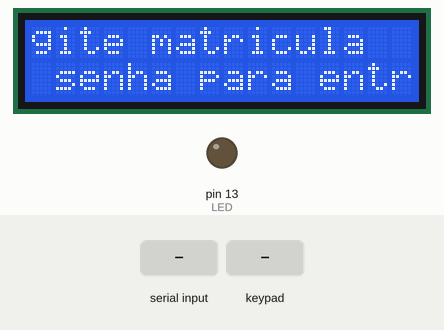
A sketch run on a simulated Arduino Mega 2560, built with avr-gcc and run on an emulated ATmega2560. Shown: 16×2 character LCD, output pins drawn as LEDs (lit = HIGH). Inputs (shaded band) come from the test bench. WiFi joins after 1.5 s; servers stay silent unless stated; uploads are accepted with an empty reply; what the sketch prints to the serial monitor is not drawn.

Above: at 2.7 s.
2.8 s: "}\n" received over the second serial link
At 4.0 s:
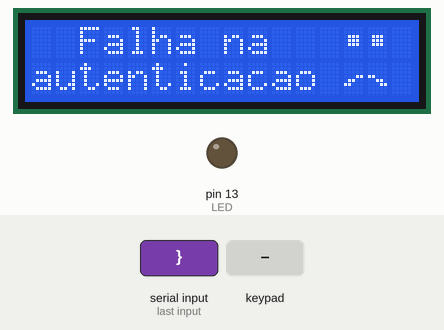
5.8 s: key 'A' pressed
At 7.8 s:
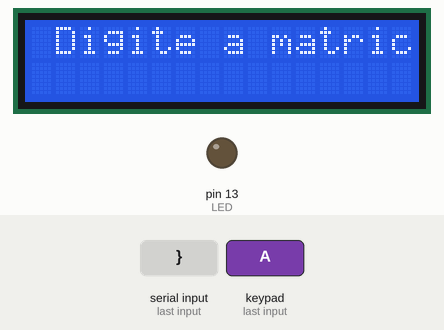
8.8 s: keypad keys 3 9 3 7 3 5 3 3 pressed 0.4 s apart
At 13.3 s:
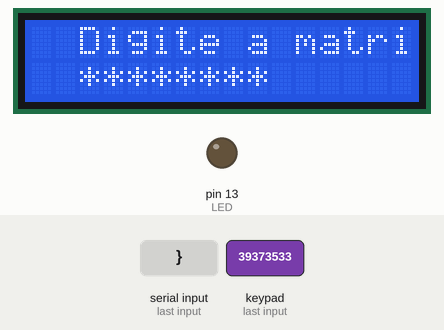
13.5 s: keypad keys 3 9 3 7 3 5 3 3 # pressed 0.4 s apart
At 17.4 s:
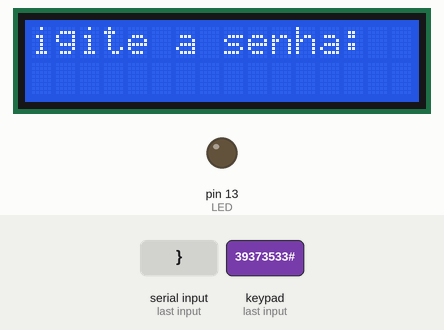
18.6 s: keypad keys 3 9 3 7 3 5 3 3 * pressed 0.4 s apart
At 23.0 s:
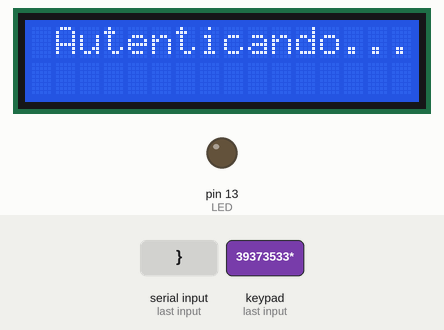
23.7 s: key 'D' pressed
At 29.5 s:
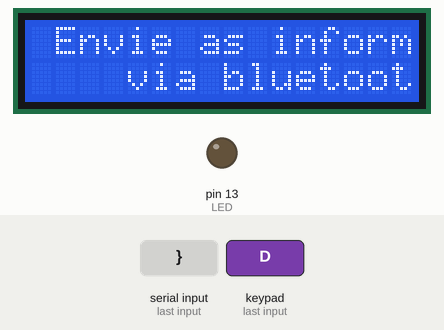

Measured:
- after the input at 2.8 s, the display: first differs from a run without the input after 0.47 s (image 1 shows a later state)
- after the input at 5.8 s, the display: first differs from a run without the input after 1.5 s (image 2 shows a later state)
- after the input at 8.8 s, the display: first changes at once (image 3 shows a later state)
- after the input at 13.5 s, the display: first changes at once (image 4 shows a later state)
- after the input at 18.6 s, the display: first changes at once (image 5 shows a later state)
- after the input at 23.7 s, the display: first differs from a run without the input after 4.7 s (image 6 shows a later state)
- what the display in image 1 shows lasts 0.6 s, from 3.6 s to 4.2 s

The sketch:

lock2.ino
```cpp
#include <LiquidCrystal.h>
#include <SPI.h>
#include <Ethernet.h>
#include <EthernetClient.h>
#include <Keypad.h>
#include <Servo.h>
#include <ArduinoJson.h>
#include <SoftwareSerial.h>
#include <Thread.h>
#include <ThreadController.h>
#include <TimerOne.h>

// Macros
#define KPAD_ROWS 4
#define KPAD_COLS 4
#define LED 13
#define MAX_LEN 16
#define RXBT A8
#define TXBT A9
#define CHANGE_LCD changeLcd = true;
#define LEDON digitalWrite(LED, HIGH);
#define LEDOFF digitalWrite(LED, LOW);
#define PORT 8080
#define URL "10.10.10.99"
#define JSONCONTENT "application/json"
#define LCD_MOVES 7


// Threads
ThreadController controller = ThreadController();
Thread closeDoor = Thread();
Thread moveRight = Thread();
Thread moveLeft = Thread();

// Global Variables
volatile byte screenCounter = LCD_MOVES;
int lastState = -1;
byte mac[] = { 0x00, 0xAA, 0xBB, 0xCC, 0xFE, 0x02 };
const char keys[KPAD_ROWS][KPAD_COLS] = {
  { '1', '2', '3', 'A' },
  { '4', '5', '6', 'B' },
  { '7', '8', '9', 'C' },
  { '*', '0', '#', 'D' }
};
const byte rowPins[] = { 39, 37, 35, 33 };
const byte colPins[] = { 38, 36, 34, 32 };
char content[] = "application/json";
String name = "";
IPAddress ip(10, 10, 10, 50);
String bluetoothBuffer = "";
bool endBT = false;

/*
 *  Initializing LCD
 * Pins configuration:
 * RS: 49
 * Enable: 48
 * D4: 47
 * D5: 46
 * D6: 45
 * D7: 44
 *
 */
LiquidCrystal lcd(49, 48, 47, 46, 45, 44);
String lcd_lines[2] = { "Digite matricula", "ou senha para entrar" };
String account = "";
String password = "";
byte state = 0;
boolean changeLcd = true;
boolean haveDelay = false;
long time = 0;
// EthernetClient
EthernetClient web;
// Keypad
Keypad keypad(makeKeymap((byte **)keys), (byte*)rowPins, (byte*)colPins, KPAD_ROWS, KPAD_COLS);
/*
 *  Servo Motor
 *  Red wire: 5v
 *  Brown wire: GND
 *  Orange wire: Signal
 */
Servo servo;

byte smiley_eye[8] =   {
    B00000,
    B00000,
    B01110,
    B01110,
    B01110,
    B00000,
    B00000 };
byte smiley_happy_mouth[2][8] = {
  { B00000,
    B00000,
    B00000,
    B11000,
    B01100,
    B00011,
    B00000 },
  { B00000,
    B00000,
    B00000,
    B00011,
    B00110,
    B11000,
    B00000
  }
};
byte smiley_sad_mouth[2][8] = {
  { B00000,
    B00000,
    B00000,
    B00011,
    B01100,
    B11000,
    B00000 },
  { B00000,
    B00000,
    B00000,
    B11000,
    B00110,
    B00011,
    B00000
  }
};
/*
 * Bluetooth module HC-05
 * RX = A8 -> RX arduino to TX HC-05
 * TX = A9 -> TX arduino to RX HC-05
 */
SoftwareSerial bluetooth(RXBT, TXBT);

// Functions
void controllerStart() {
  controller.run();
}

void ledOff() {
  closeDoor.enabled = false;
  delay(8000);
  digitalWrite(LED, LOW);
  cancelKey();
}

void moveRightScreen() {
  lcd.scrollDisplayRight();
  screenCounter++;
  if (screenCounter == LCD_MOVES * 2) {
    moveLeft.enabled = true;
    moveRight.enabled = false;
  }

}

void moveLeftScreen() {
  lcd.scrollDisplayLeft();
  screenCounter--;
  if (screenCounter == 0) {
    moveLeft.enabled = false;
    moveRight.enabled = true;
  }
}

void refreshLcd() {
  lcd.clear();
  lcd.setCursor(0, 0);
  lcd.print(lcd_lines[0].c_str());
  lcd.setCursor(0, 1);
  lcd.print(lcd_lines[1].c_str());
  if (lastState == 4 || lastState == 5) {
    lcd.setCursor(14, 0);
    lcd.write(byte(0));
    lcd.write(byte(0));
    lcd.setCursor(14, 1);
    if (lastState == 4) {
      lcd.write(byte(1));
      lcd.write(byte(2));
      lastState = -1;
    } else {
      lcd.write(byte(3));
      lcd.write(byte(4));
    }
  }
  changeLcd = false;
}

bool isReservedKey(char key) {
  switch(key) {
    case 'A':
    case 'B':
    case 'D':
      return true;
    case '*':
      return true;
    case '#':
      return true;
    default:
      return false;
  }
}

void cancelKey() {
  state = 0;
  account = password = "";
  lcd_lines[0] = "  Digite matricula";
  lcd_lines[1] = "ou senha para entrar";
  CHANGE_LCD;
}

void verifyKey(char key) {
  if (key != NO_KEY) {

    if (state == 0) {

      if (isReservedKey(key)) {
        if (key == 'D') {
          state = 10;
          lcd_lines[0] = "Envie as informacoes";
          lcd_lines[1] = "   via bluetooth";
        } else {
          state = 1;
          lcd_lines[0] = "Digite a matricula:";
          lcd_lines[1] = "";
        }

        CHANGE_LCD
      }

    } else if (state == 1) {
      if (key == 'C') {
        cancelKey();
      } else if (!isReservedKey(key)) {
        if (account.length() < MAX_LEN) {
          account += key;
          lcd_lines[1] += "*";
          CHANGE_LCD
        }
      } else {
        state = 2;
        lcd_lines[0] = "Digite a senha:";
        lcd_lines[1] = "";
        CHANGE_LCD
      }

    } else if (state == 2) {
      if (key == 'C') {
        cancelKey();
      } else if (!isReservedKey(key)) {
        if (password.length() < MAX_LEN) {
          password += key;
          lcd_lines[1] += "*";
          CHANGE_LCD
        }
      } else {
        state = 3;
        lcd_lines[0] = "Autenticando...";
        lcd_lines[1] = "";
        CHANGE_LCD
        haveDelay = true;
        time = 2000;
      }
    } else if (state == 10) {
      if (key == 'C') {
        cancelKey();
      }
    }

  }
}


void httpSkipHeader(String &buffer) {
  int index = buffer.indexOf("{");
  if (index != -1) {
    buffer.remove(0, index);
  } else {
    buffer = "";
  }
  index = buffer.indexOf("}");
  if (index != -1 || index != buffer.length() - 1) {
    buffer.remove(index + 1, buffer.length() -1);
  }
}

bool authenticated(String &buffer) {
  httpSkipHeader(buffer);
  StaticJsonBuffer<200> jsonBuffer;
  JsonObject& root = jsonBuffer.parseObject(buffer.c_str());
  const char *status = root["authentication"];
  if (strcmp(status, "authorized") == 0) {
    const char *p_name = root["name"];
    name = p_name;
    return true;
  } else {
    return false;
  }
  return false;
}

bool created(String &buffer) {
  httpSkipHeader(buffer);
  StaticJsonBuffer<200> jsonBuffer;
  JsonObject& root = jsonBuffer.parseObject(buffer.c_str());
  const char *status = root["create"];
  if (strcmp(status, "success") == 0) {
    return true;
  } else {
    return false;
  }
  return false;
}

void createJsonToSend(String& str, char *account, char *password, boolean bluetooth, char *token) {
  StaticJsonBuffer<400> jsonBuffer;
  JsonObject& root = jsonBuffer.createObject();
  //JsonObject& authenticate = root.createNestedObject("authenticate");
  root["account"] = account;
  root["password"] = password;
  if (bluetooth) {
    root["bt"] = "true";
    root["token"] = token;
  } else {
    root["bt"] = "false";
  }
  //JsonObject& root = authenticate.createNestedObject("authenticate");
  root.printTo(str);
}


// Libs
class WebSocket {
private:
public:

	void static begin(byte *mac) {
		if (Ethernet.begin(mac) == 0) {
			Serial.println(Ethernet.localIP());
		} else {
			Serial.println("Falha no DHCP");
      Serial.println(Ethernet.localIP());
		}
   Serial.println("Teste");
	}


  void static sendPostRequest(char *url, int port, char *path, char *content_type, char *data) {
		if (web.connect(url, port)) {
      char s[1024];
      sprintf(s, "POST %s HTTP/1.1\r\nUser-Agent: curl/7.38.0\r\nHost: %s\r\nContent-type: %s\r\nContent-Length: %d\r\n\r\n%s", path, url, content_type, strlen(data), data);

      web.print(s);
      Serial.println(s);
      Serial.println(data);
		} else {
      Serial.println("Not connected");
    }
	}

  void static receive(boolean& status, String& buffer) {
    if (web.available()) {
      while(web.available())
        buffer += (char) web.read();
      web.stop();
      status = true;
    }
  }

};


void sendHttpFromBluetooth(String &buffer, void (*encode)(String&, char *, char *, boolean, char *)) {
  StaticJsonBuffer<400> jsonBuffer;
  JsonObject& root = jsonBuffer.parseObject(buffer.c_str());
  const char *account = root["account"];
  const char *password = root["password"];
  const char *token  = root["token"];
  buffer = "";
  encode(buffer, (char *) account, (char *) password, true, (char *) token);
  WebSocket::sendPostRequest(URL, PORT, "/auth", JSONCONTENT,  (char *) buffer.c_str());
}


void setup() {
	Serial.begin(9600);
	lcd.begin(16, 2);
	lcd.noBlink();
  lcd.createChar(0, smiley_eye);
  lcd.createChar(1, smiley_happy_mouth[0]);
  lcd.createChar(2, smiley_happy_mouth[1]);
  lcd.createChar(3, smiley_sad_mouth[0]);
  lcd.createChar(4, smiley_sad_mouth[1]);
  WebSocket::begin(mac);

  bluetooth.begin(9600);
  pinMode(LED, OUTPUT);
  LEDOFF

  // Configure Threads
  closeDoor.onRun(ledOff);
  closeDoor.setInterval(10);
  closeDoor.enabled = false;

  moveRight.onRun(moveRightScreen);
  moveRight.setInterval(500);
  moveRight.enabled = false;

  moveLeft.onRun(moveLeftScreen);
  moveLeft.setInterval(500);


  controller.add(&closeDoor);
  controller.add(&moveRight);
  controller.add(&moveLeft);

  // Timer1 config
  Timer1.initialize(200000);
  Timer1.attachInterrupt(controllerStart);
  Timer1.start();

}

void loop() {
	if(changeLcd) {
		refreshLcd();
	}
	if (haveDelay) {
		delay(time);
		haveDelay = false;
	}
  if (lastState == 5 || lastState == 10) {
    cancelKey();
    lastState = -1;
  } else if (lastState == 7) {
    LEDOFF
    lastState = -1;
    cancelKey();
  }
  if (bluetooth.available()) {
    char c = bluetooth.read();
    bluetoothBuffer += c;
    if (c == '}') endBT = true;
  }
	char key = keypad.getKey();
  verifyKey(key);

  if (endBT && state == 0) {
    Serial.println(bluetoothBuffer);
    bool received = false;
    sendHttpFromBluetooth(bluetoothBuffer, createJsonToSend);
    String fromHTTP = "";
    //bluetoothBuffer = "";
    WebSocket::receive(received, fromHTTP);
    state = 5;
    if (received) {
       httpSkipHeader(fromHTTP);
       if (authenticated(fromHTTP)) {
         state = 4;
      }
    }
    lcd_lines[0] = "Autenticando...";
    lcd_lines[1] = "";
    endBT = false;
    bluetoothBuffer = "";
    CHANGE_LCD
    haveDelay = true;
    time = 2000;
  }
  if (state == 3) {
    String data;
    createJsonToSend(data, (char *) account.c_str(), (char *) password.c_str(), false, "");
    WebSocket::sendPostRequest(URL, PORT, "/auth", JSONCONTENT,  (char *) data.c_str());
    String resp;
    boolean received = false;
    WebSocket::receive(received, resp);
    Serial.print(resp);
    state = 5;
    if (received) {
      httpSkipHeader(resp);
      if (authenticated(resp)) {
        state = 4;
      }
    }
  } else if (state == 4) {
    lcd_lines[0] = "  Autenticado";
    lcd_lines[1] = " com sucesso!";
    state = 7;
    CHANGE_LCD
    haveDelay = true;
    time = 4000;
    lastState = 4;
  } else if (state == 5) {
    lcd_lines[0] = "   Falha na";
    lcd_lines[1] = " autenticacao";
    haveDelay = true;
    time = 4000;
    CHANGE_LCD
    lastState = 5;
  } else if (state == 6) {

    state = 3;
  } else if (state == 7) {
    lcd_lines[0] = "  Seja bem vindo";
    lcd_lines[1] = "     " + name;
    CHANGE_LCD;
    LEDON
    haveDelay = true;
    time = 4000;
    state = 0;
    lastState = 7;
  } else if (state == 10 && endBT) {
    WebSocket::sendPostRequest(URL, PORT, "/auth/btnew", JSONCONTENT,  (char *) bluetoothBuffer.c_str());
    String resp = "";
    boolean received = false;
    WebSocket::receive(received, resp);
    lcd_lines[0] = "  Falha na insercao";
    lcd_lines[1] = " do token bluetooth";
    if (received) {
      httpSkipHeader(resp);
      if (created(resp)) {
        lcd_lines[0] = " Token bluetooth";
        lcd_lines[1] = "inserido com sucesso";
      }
    }
    haveDelay = true;
    CHANGE_LCD
    time = 4000;
    bluetoothBuffer = "";
    state = 0;
    endBT = false;
    lastState = 10;
  }
}
```
